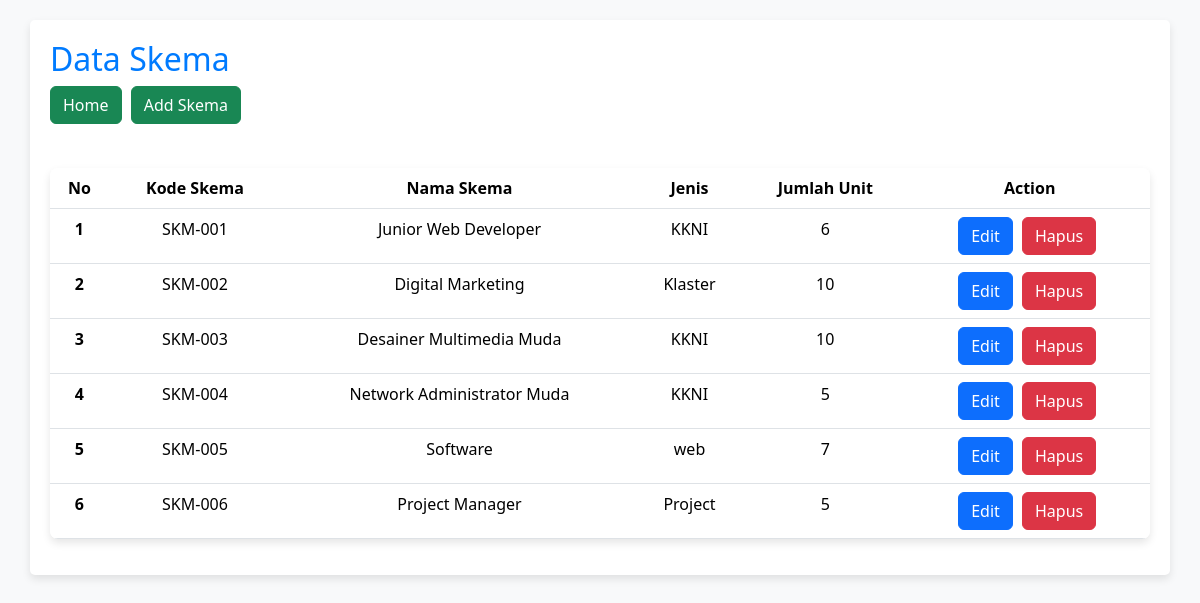
Screenshot of /sertifikasi.php with the database file from the repository.
### tables this page shows
CREATE TABLE `tb_skema` (
  `id_skema` int(11) NOT NULL,
  `kd_skema` varchar(255) NOT NULL,
  `nm_skema` varchar(255) NOT NULL,
  `jenis` varchar(255) NOT NULL,
  `jml_unit` int(11) NOT NULL
);

### sertifikasi.php (the view, shortened to what this page needs)
<!DOCTYPE html>
<html lang="en">
<head>
    <link rel="stylesheet" href="https://cdn.jsdelivr.net/npm/bootstrap@5.3.2/dist/css/bootstrap.min.css">
</head>
<body>
    <div class="container">
        <h2>Data Skema</h2>
        <a href="index.php"><button type="button" class="btn btn-success">Home</button></a>
        <a href="add_skema.php"><button type="button" class="btn btn-success">Add Skema</button></a>
        <br /><br />
        <table class="table">
            <thead>
                <tr>
                    <th scope="col">No</th>
                    <th scope="col">Kode Skema</th>
                    <th scope="col">Nama Skema</th>
                    <th scope="col">Jenis</th>
                    <th scope="col">Jumlah Unit</th>
                    <th scope="col">Action</th>
                </tr>
            </thead>
            <?php
            include 'koneksi.php';
            $no = 1;
            if (isset($_GET['cari'])) {
                $cari = $_GET['cari'];
                $sql = mysqli_query($coon, "select * from tb_skema where kd_skema like '%" . $cari . "%'");
            } else {
                $sql = mysqli_query($coon, "select * from tb_skema");
            }
            while ($data = mysqli_fetch_array($sql)) {
            ?>
                <tbody>
                    <tr>
                        <th scope="row"><?php echo $no; ?></th>
                        <td><?php echo $data['kd_skema']; ?></td>
                        <td><?php echo $data['nm_skema']; ?></td>
                        <td><?php echo $data['jenis']; ?></td>
                        <td><?php echo $data['jml_unit']; ?></td>
                        <td>
                            <a href="edit_skema.php?id=<?php echo $data['id_skema']; ?>"><button type="button" class="btn btn-primary">Edit</button></a>
                            <a href="delete_skema.php?id=<?php echo $data['id_skema'] ?>"><button type="button" class="btn btn-danger">Hapus</button></a>
                        </td>
                    </tr>
            <?php
                $no++;
            }
            ?>
                </tbody>
        </table>
    </div>
</body>
</html>

### sertifikasi.php (style rules this page uses)
body { background-color: #f8f9fa; color: #343a40; margin-top: 20px; }
h2 { color: #007bff; }
.container { border-radius: 5px; padding: 20px; background-color: #ffffff; box-shadow: 0 4px 8px rgba(0, 0, 0, 0.1); }
.btn { margin-right: 5px; }
table { background-color: #ffffff; box-shadow: 0 4px 8px rgba(0, 0, 0, 0.1); border-radius: 8px; overflow: hidden; width: 100%; margin-top: 20px; }
th, td { text-align: center; padding: 15px; }
th { background-color: #007bff; color: #ffffff; }

### rows the page displays
tb_skema: kd_skema "SKM-001", nm_skema "Junior Web Developer", jenis "KKNI", jml_unit "6"
tb_skema: kd_skema "SKM-002", nm_skema "Digital Marketing", jenis "Klaster", jml_unit "10"
tb_skema: kd_skema "SKM-003", nm_skema "Desainer Multimedia Muda", jenis "KKNI", jml_unit "10"
tb_skema: kd_skema "SKM-004", nm_skema "Network Administrator Muda", jenis "KKNI", jml_unit "5"
tb_skema: kd_skema "SKM-005", nm_skema "Software", jenis "web", jml_unit "7"
tb_skema: kd_skema "SKM-006", nm_skema "Project Manager", jenis "Project", jml_unit "5"
